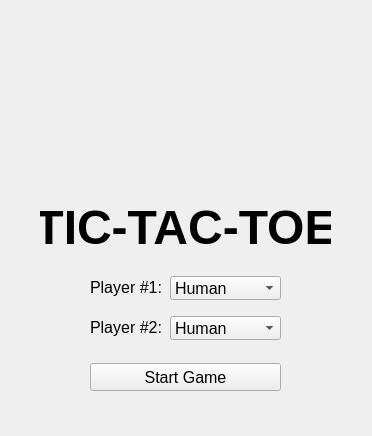
<?xml version="1.0" encoding="UTF-8"?>
<ui version="4.0">
 <class>MainWindow</class>
 <widget class="QMainWindow" name="MainWindow">
  <property name="geometry">
   <rect>
    <x>0</x>
    <y>0</y>
    <width>372</width>
    <height>436</height>
   </rect>
  </property>
  <property name="windowTitle">
   <string>MainWindow</string>
  </property>
  <property name="autoFillBackground">
   <bool>false</bool>
  </property>
  <property name="styleSheet">
   <string notr="true"/>
  </property>
  <property name="animated">
   <bool>true</bool>
  </property>
  <property name="dockNestingEnabled">
   <bool>false</bool>
  </property>
  <property name="unifiedTitleAndToolBarOnMac">
   <bool>false</bool>
  </property>
  <widget class="QWidget" name="centralwidget">
   <widget class="QComboBox" name="comboBox_1">
    <property name="geometry">
     <rect>
      <x>170</x>
      <y>276</y>
      <width>111</width>
      <height>24</height>
     </rect>
    </property>
    <property name="font">
     <font>
      <pointsize>12</pointsize>
     </font>
    </property>
    <property name="autoFillBackground">
     <bool>false</bool>
    </property>
    <item>
     <property name="text">
      <string>Human</string>
     </property>
    </item>
    <item>
     <property name="text">
      <string>Computer</string>
     </property>
    </item>
   </widget>
   <widget class="QComboBox" name="comboBox_2">
    <property name="geometry">
     <rect>
      <x>170</x>
      <y>316</y>
      <width>111</width>
      <height>24</height>
     </rect>
    </property>
    <property name="font">
     <font>
      <pointsize>12</pointsize>
     </font>
    </property>
    <property name="autoFillBackground">
     <bool>false</bool>
    </property>
    <item>
     <property name="text">
      <string>Human</string>
     </property>
    </item>
    <item>
     <property name="text">
      <string>Computer</string>
     </property>
    </item>
   </widget>
   <widget class="QLabel" name="Player_1">
    <property name="geometry">
     <rect>
      <x>90</x>
      <y>277</y>
      <width>81</width>
      <height>21</height>
     </rect>
    </property>
    <property name="font">
     <font>
      <pointsize>12</pointsize>
     </font>
    </property>
    <property name="text">
     <string>Player #1:</string>
    </property>
   </widget>
   <widget class="QLabel" name="Player_2">
    <property name="geometry">
     <rect>
      <x>90</x>
      <y>317</y>
      <width>81</width>
      <height>21</height>
     </rect>
    </property>
    <property name="font">
     <font>
      <pointsize>12</pointsize>
     </font>
    </property>
    <property name="text">
     <string>Player #2:</string>
    </property>
   </widget>
   <widget class="QPushButton" name="Start">
    <property name="geometry">
     <rect>
      <x>90</x>
      <y>363</y>
      <width>191</width>
      <height>28</height>
     </rect>
    </property>
    <property name="font">
     <font>
      <pointsize>12</pointsize>
     </font>
    </property>
    <property name="text">
     <string>Start Game</string>
    </property>
   </widget>
   <widget class="QLabel" name="Title">
    <property name="geometry">
     <rect>
      <x>40</x>
      <y>207</y>
      <width>291</width>
      <height>41</height>
     </rect>
    </property>
    <property name="font">
     <font>
      <pointsize>36</pointsize>
      <bold>true</bold>
     </font>
    </property>
    <property name="text">
     <string>TIC-TAC-TOE</string>
    </property>
    <property name="alignment">
     <set>Qt::AlignmentFlag::AlignCenter</set>
    </property>
   </widget>
   <widget class="QWidget" name="widget" native="true">
    <property name="geometry">
     <rect>
      <x>111</x>
      <y>37</y>
      <width>150</width>
      <height>150</height>
     </rect>
    </property>
    <property name="styleSheet">
     <string notr="true">background-image: url(:/new/prefix1/tic-tac-toe.png);</string>
    </property>
   </widget>
  </widget>
 </widget>
 <resources/>
 <connections/>
</ui>
